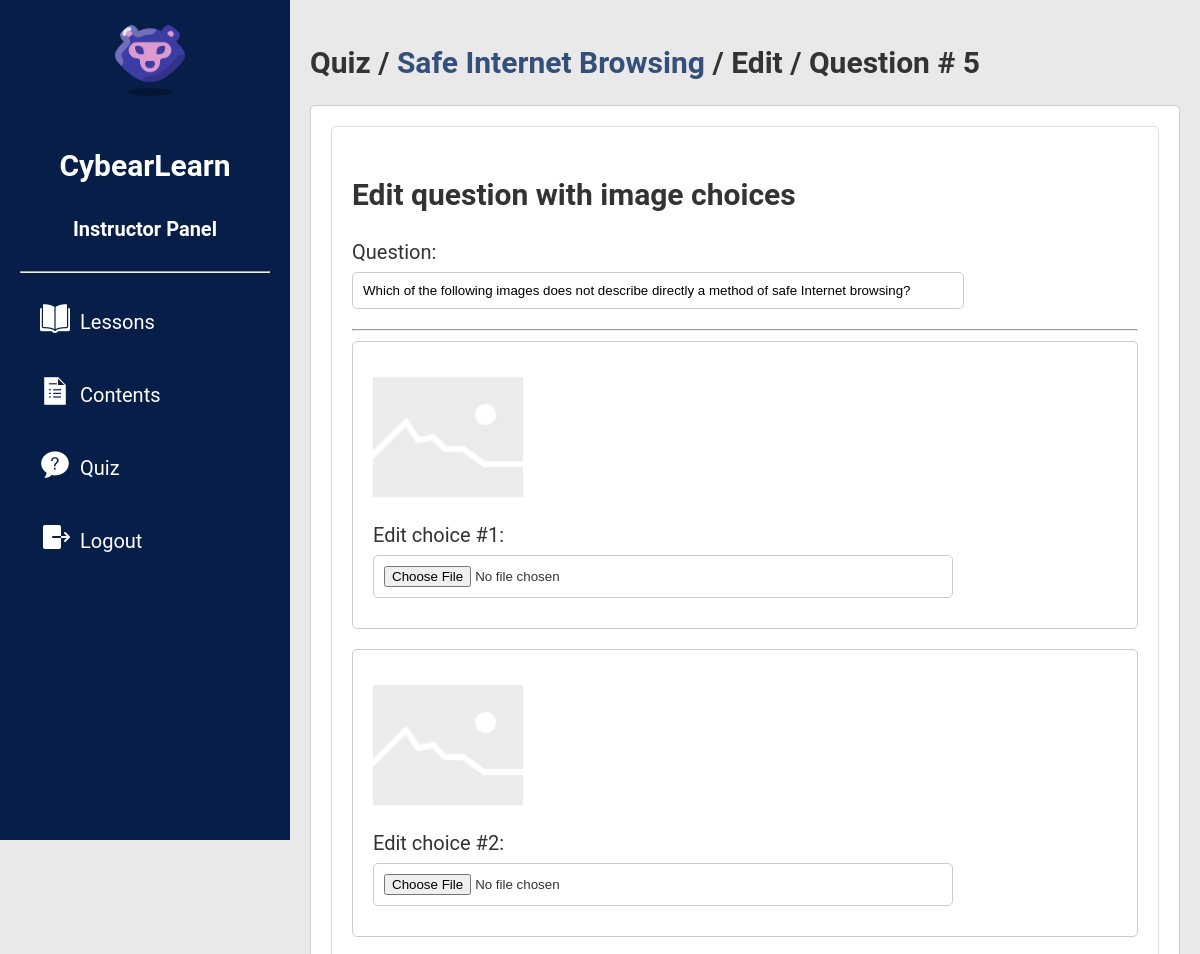
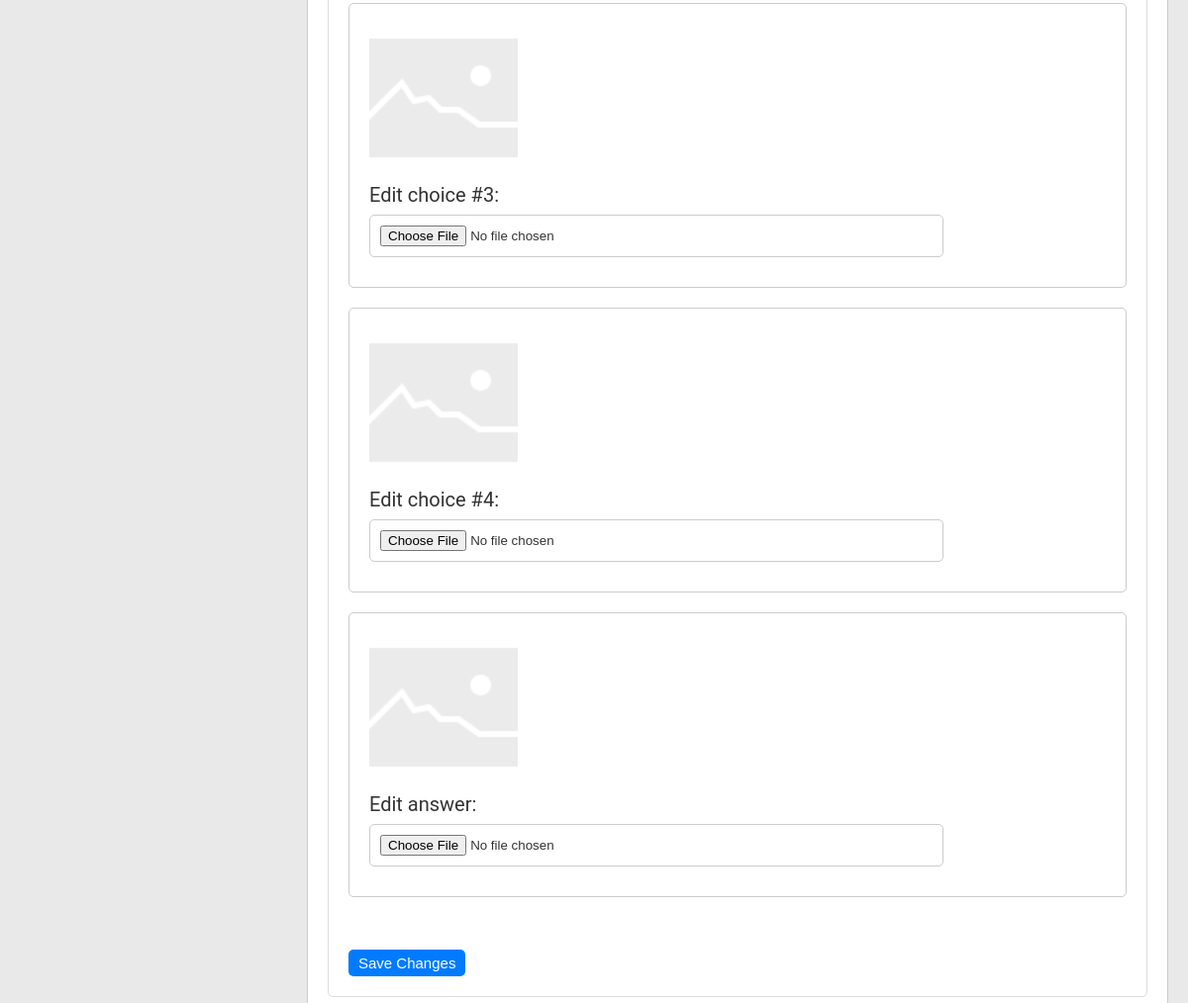
The app's page /admin/edit_choices_images.php?id=86 (signed in) with its own data (2 pictures, top to bottom).
### tables this page shows
CREATE TABLE `quiz` (
  `id` int(8) NOT NULL,
  `question_no` varchar(8) NOT NULL,
  `question` varchar(512) NOT NULL,
  `choice1` varchar(128) NOT NULL,
  `choice2` varchar(128) NOT NULL,
  `choice3` varchar(128) NOT NULL,
  `choice4` varchar(128) NOT NULL,
  `answer` varchar(128) NOT NULL,
  `topic` varchar(200) NOT NULL
);

### admin/edit_choices_images.php (the view, shortened to what this page needs)
    <?php
include "header.php";
$topic = "";
$id = $_GET["id"];
$sql = "SELECT * FROM quiz WHERE id='$id'";
$response = mysqli_query($link, $sql);
while($row=mysqli_fetch_array($response)) {
    $q = $row["question"];
    $topic = $row["topic"];
    $question_no = $row["question_no"];
    $c1 = $row["choice1"];
    $c2 = $row["choice2"];
    $c3 = $row["choice3"];
    $c4 = $row["choice4"];
    $an = $row["answer"];
}
?>
<link rel="stylesheet" href="css/lessons.css">
<div class="main-content">
    <h1>Quiz / <span class="quiz-topic-header"><?php echo $topic; ?></span> / Edit / Question # <?php echo $question_no; ?></h1>
    <div class="box">
        <div class="add-exam">
            <h2>Edit question with image choices</span></h2>
            <form action="" name="form1" method="post" enctype="multipart/form-data">
                <label for="exam-category">Question:</label>
                <input type="text" name="iquestion" placeholder="Add a question" value="<?php echo $q; ?>">
                <hr>
                <div class="box">
                    <img src="<?php echo $c1; ?>" width="150" height="150" onerror="this.src='../images/icons8-unavailable-100.png'">
                    <label >Edit choice #1:</label>
                    <input type="file" name="ic1" accept="image/*">
                </div>
                <div class="box">
                    <img src="<?php echo $c2; ?>" width="150" height="150" onerror="this.src='../images/icons8-unavailable-100.png'">
                    <label >Edit choice #2:</label>
                    <input type="file" name="ic2" accept="image/*">
                </div>
                <div class="box">
                    <img src="<?php echo $c3; ?>" width="150" height="150" onerror="this.src='../images/icons8-unavailable-100.png'">
                    <label >Edit choice #3:</label>
                    <input type="file" name="ic3" accept="image/*">
                </div>
                <div class="box">
                    <img src="<?php echo $c4; ?>" width="150" height="150" onerror="this.src='../images/icons8-unavailable-100.png'">
                    <label >Edit choice #4:</label>
                    <input type="file" name="ic4" accept="image/*">
                </div>
                <div class="box">
                    <img src="<?php echo $an; ?>" width="150" height="150" onerror="this.src='../images/icons8-unavailable-100.png'">
                    <label >Edit answer:</label>
                    <input type="file" name="ians" accept="image/*">
                </div>
                <br><button type="submit" name="submit2">Save Changes</button>
            </form>
        </div>
    </div>
</div>

### admin/css/home.css (style rules this page uses)
body { margin: 0; font-family: 'Roboto', sans-serif; font-size: 20px; line-height: 1.5; background-color: #e9e9e9; color: #333; }
.main-content { flex: 1; padding: 20px; }
.main-content h1 { font-size: 30px; margin-bottom: 20px; }
h1, h2 { font-weight: bold; margin-bottom: 20px; }
.box { background-color: #ffffff; padding: 20px; border-radius: 5px; margin-bottom: 20px; border: 1px solid #ccc; }

### admin/css/lessons.css (style rules this page uses)
.add-exam, .exam-categories { padding: 20px; border: 1px solid #ddd; border-radius: 5px; margin-bottom: 20px; }
.add-exam label, .exam-categories label { display: block; margin-bottom: 5px; }
.add-exam input, .exam-categories input { width: 75%; padding: 10px; margin-bottom: 10px; border: 1px solid #ccc; border-radius: 5px; }
.add-exam button { background-color: #007bff; color: #fff; border: none; padding: 5px 10px; border-radius: 5px; cursor: pointer; }
button { font-size: 15px; }
.quiz-topic-header { color: rgb(52, 80, 122); font-weight: bold; }

### records on screen
quiz: topic "Safe Internet Browsing", question_no "5", iquestion "Which of the following images does not describe directly a method of safe Internet browsing?"
